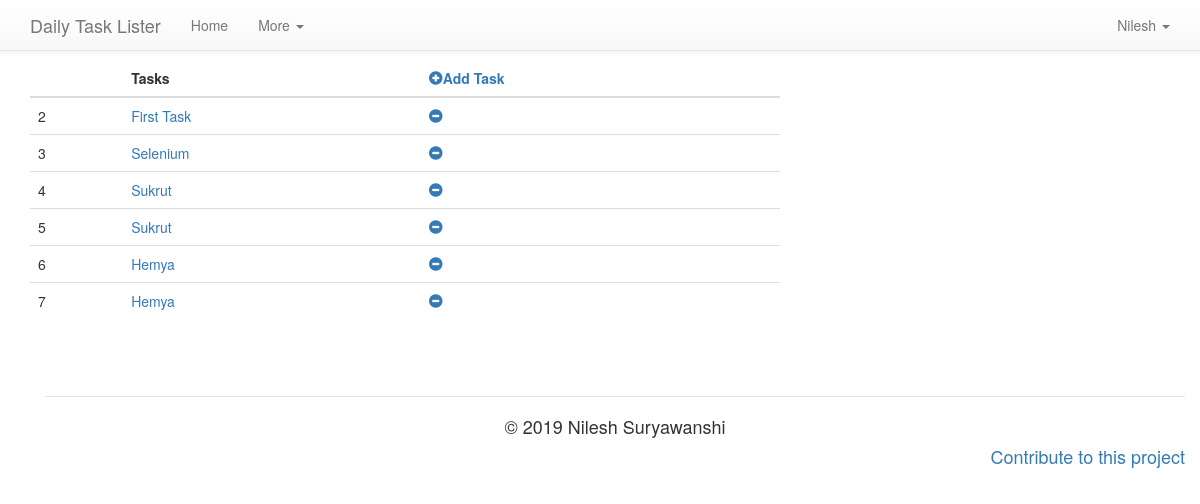
Page /user/Nilesh (signed in) on the committed database.
### task_lister/models.py (models this page shows, shortened)
class User(UserMixin , db.Model):
    id = db.Column(db.Integer, primary_key = True)
    username = db.Column(db.String(64), index = True, unique = True)
    email = db.Column(db.String(120), index = True, unique = True)
    mob = db.Column(db.Integer,unique = True)
    password_hash = db.Column(db.String(120))
    tasks = db.relationship('Task', backref = 'user', lazy = 'dynamic', cascade = 'all, delete-orphan')

class Task(db.Model):
    id = db.Column(db.Integer, primary_key = True, unique = True)
    t_name = db.Column(db.String(20))
    t_desc = db.Column(db.String(80))
    timestamp = db.Column(db.DateTime, index = True, default = now.replace(tzinfo = local))
    ddate = db.Column(db.DateTime, index = True)
    user_id = db.Column(db.Integer, db.ForeignKey('user.id'))

### task_lister/routes.py (the view)
@app.route('/user/<username>', methods = ['GET','POST'])
@login_required
def user(username):
    user = User.query.filter_by(username = username).first_or_404()
    task = Task.query.filter_by(user_id = user.id).all()
    return render_template('user.html',title = 'Welcome', tasks = task)

### task_lister/models.py (called while the page is built)
@login.user_loader
def load_user(id):
    return User.query.get(int(id))

### task_lister/templates/user.html (shortened to what this page needs)
{% extends 'base.html' %}
        {% block app_content %}
        {% if tasks %}
        <div class="container">
                <div class="row">
                        <div class="col-md-8">
                                <div class="table-responsive">
                                        <table class="table table-hover">
                                                <thead>
                                                        <tr>
                                                                <th></th>
                                                                <th>Tasks</th>
                                                                <th><a id = "addtask" href="{{ url_for('newtask',username = current_user.username)}}">
                                                                        <span class="glyphicon glyphicon-plus-sign"></span>Add Task
                                                                </a></th>
                                                        </tr>
                                                </thead>
                                                <tbody>
                                                        {% for task in tasks %}
                                                        <tr>
                                                                <td>{{ task.id }}</td>
                                                                <td><a id = "{{ task.id }}" href="{{ url_for('desc_task',username=current_user.username,t_id=task.id) }}">{{ task.t_name }}</a>
                                                                </td>
                                                                <td><a class="button" name = "{{ task.id }}"
                                                                                href="{{ url_for('deltask',t_id=task.id) }}"><span
                                                                                        class="glyphicon glyphicon-minus-sign"
                                                                                        aria-hidden="true"></span></a>
                                                                </td>
                                                        </tr>
                                                        {% endfor %}
                                                </tbody>
                                        </table>
                                </div>
                        </div>
                </div>
        {% endif %}
        {% endblock %}

### task_lister/templates/base.html (shortened to what this page needs)
<!DOCTYPE html>
<html lang="en">
<head>
    <link rel="stylesheet" href="https://maxcdn.bootstrapcdn.com/bootstrap/3.3.7/css/bootstrap.min.css"
>
    <link rel="stylesheet" href="https://maxcdn.bootstrapcdn.com/bootstrap/3.3.7/css/bootstrap-theme.min.css"
>
</head>
<body>
    {% block navbar %}
    <nav class="navbar navbar-default navbar-fixed-top">
        <div class="container">
            <div class="navbar-header">
                <a class="navbar-brand">
                    Daily Task Lister
                </a>
            </div>
            <div id="navbar" class="navbar-collapse collapse">
                <ul class="nav navbar-nav">
                    <li>
                        <a href="{{ url_for('home') }}">Home</a>
                    </li>
                    <li class="dropdown">
                        <a href="#" data-toggle="dropdown">More
                            <span class="caret"></span></a>
                    </li>
                </ul>
                <ul class="nav navbar-nav navbar-right">
                    {% if current_user.is_anonymous %}
                    <li>
                        <a name = "register" href="{{ url_for('register') }}">
                            <span class="glyphicon glyphicon-user"></span> Register
                        </a>
                    </li>
                    <li>
                        <a name = "login" href="{{ url_for('login') }}">
                            <span class="glyphicon glyphicon-log-in"></span> Login
                        </a>
                    </li>
                    {% else %}
                    <li class="dropdown">
                        <a id = "user" href="#" data-toggle="dropdown">{{ current_user.username }}
                            <span class="caret"></span>
                        </a>
                    </li>
                    {% endif %}
                </ul>
            </div>
        </div>
    </nav>
    {% block app_content %}{% endblock %}
    <div class="container inline-p">
        <legend></legend>
        <h4>
            <p class="text-center">&copy; 2019 Nilesh Suryawanshi<p>
                    <p class="pull-right">
                        <a href="https://github.com/nilesh1168/Simple-webapp">Contribute to this project</a>
                    </p>
        </h4>
    </div>
    {% endblock  %}
</body>
</html>

### rows in the picture
User: username "Nilesh"
Task: id "2", t_name "First Task"
Task: id "3", t_name "Selenium"
Task: id "4", t_name "Sukrut"
Task: id "5", t_name "Sukrut"
Task: id "6", t_name "Hemya"
Task: id "7", t_name "Hemya"
